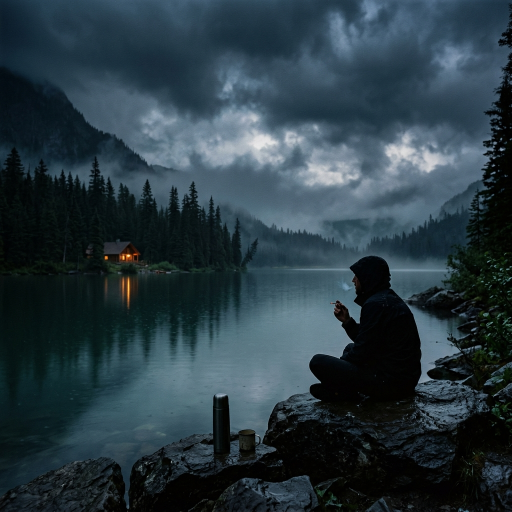
#> input picture assets/images/lake_guy.png, 1024 x 1024 px, found by its file name (shown at 1/2 size)
$ python find_exact_butt.py
#> lines starting #> are read from the running program, lines starting #| are printed output that depends on the picture
from PIL import Image, ImageDraw

img = Image.open('c:/laragon/www/my_vibe/assets/images/lake_guy.png').convert('RGB')
#> img is the input picture: PIL image 1024x1024 RGB; mean R, G, B 41.6, 58.4, 66.7
w, h = img.size
#> w = 1024; h = 1024

# Let's crop a very tight 60x60 area around the cigarette tip:
# Centered around x = 0.642 (657 px), y = 0.597 (611 px)
cx = 657
cy = 611
crop_w = 40
crop_h = 40

x1, y1 = cx - crop_w, cy - crop_h
x2, y2 = cx + crop_w, cy + crop_h

crop = img.crop((x1, y1, x2, y2))
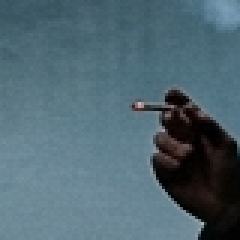
#> crop: PIL image 80x80 RGB (shown 3 times larger); mean R, G, B 79.7, 103.3, 113.9
# Resize 10x for pixel-perfect visualization
scale = 10
large = crop.resize((crop.width * scale, crop.height * scale), Image.NEAREST)
draw = ImageDraw.Draw(large)

# Draw a pixel grid and labels for each pixel in the original image coordinate space
# We will draw a crosshair for every 0.002 in relative coordinates in the region
for rx_int in range(635, 655, 2):
    rx = rx_int / 1000.0
    px = int(w * rx)
    lx = (px - x1) * scale
    if 0 <= lx < large.width:
        draw.line([(lx, 0), (lx, large.height)], fill=(100, 100, 100), width=1)
        draw.text((lx + 2, 5), f"{rx:.3f}", fill=(255, 255, 255))

for ry_int in range(585, 605, 2):
    ry = ry_int / 1000.0
    py = int(h * ry)
    ly = (py - y1) * scale
    if 0 <= ly < large.height:
        draw.line([(0, ly), (large.width, ly)], fill=(100, 100, 100), width=1)
        draw.text((5, ly + 2), f"{ry:.3f}", fill=(255, 255, 255))

# Let's also print out the RGB values of pixels around the cigarette tip to see where the red/orange ember is.
# The ember is reddish/orange, so R should be significantly higher than G and B.
print("Scanning for reddish/orange ember pixels in original image:")
for y_px in range(cy - 25, cy + 5):
    for x_px in range(cx - 25, cx + 10):
        r, g, b = img.getpixel((x_px, y_px))
        # Ember is red/orange, so R is high, G is medium, B is low
        # Let's check for pixels where R > 100 and R - G > 30 and R - B > 40
        if r > 100 and r - g > 20 and r - b > 35:
            print(f"Ember candidate at pixel x={x_px} ({x_px/w:.4f}), y={y_px} ({y_px/h:.4f}): RGB=({r},{g},{b})")

# Let's save the high-res pixel grid
dest_path = 'C:/Users/LENOVO/.gemini/antigravity-ide/brain/70d14234-39af-44f8-a996-b4b7f4ef5622/pixel_perfect_butt.png'
large.save(dest_path)
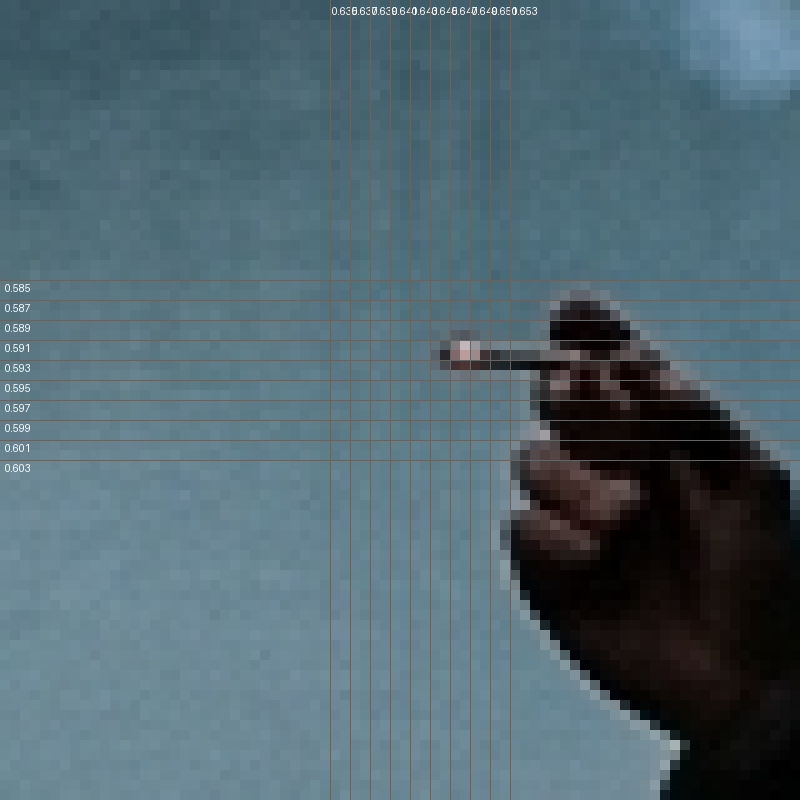
#> saved as pixel_perfect_butt.png: PIL image 800x800 RGB; mean R, G, B 80.4, 103.3, 113.6
print(f"\nSaved pixel-perfect grid to {dest_path}")

$ run again, with assets/images/rainy_forest.jpg saved as assets/images/lake_guy.png
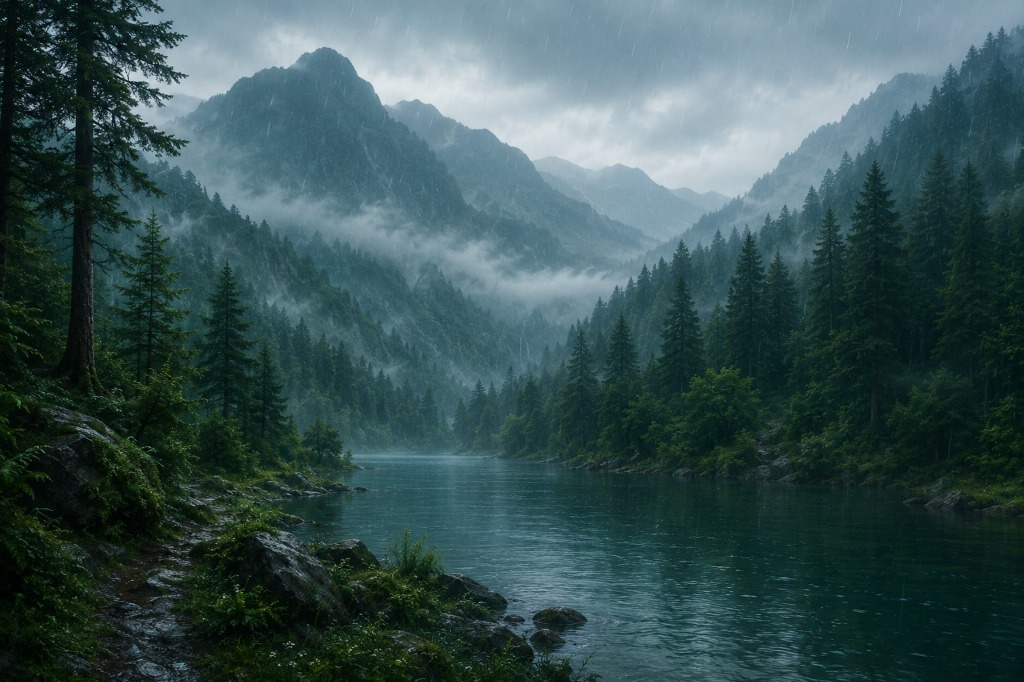
#> input picture assets/images/rainy_forest.jpg, 1024 x 682 px, found by its file name
#> img is the input picture: PIL image 1024x682 RGB; mean R, G, B 56.5, 82.1, 83.3
#> `crop = img.crop((x1, y1, x2, y2))`:
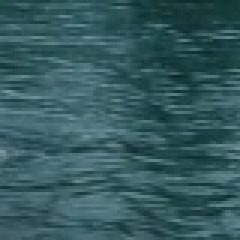
#> crop: PIL image 80x80 RGB (shown 3 times larger); mean R, G, B 51.9, 89.1, 93.5
#> `large.save(dest_path)`:
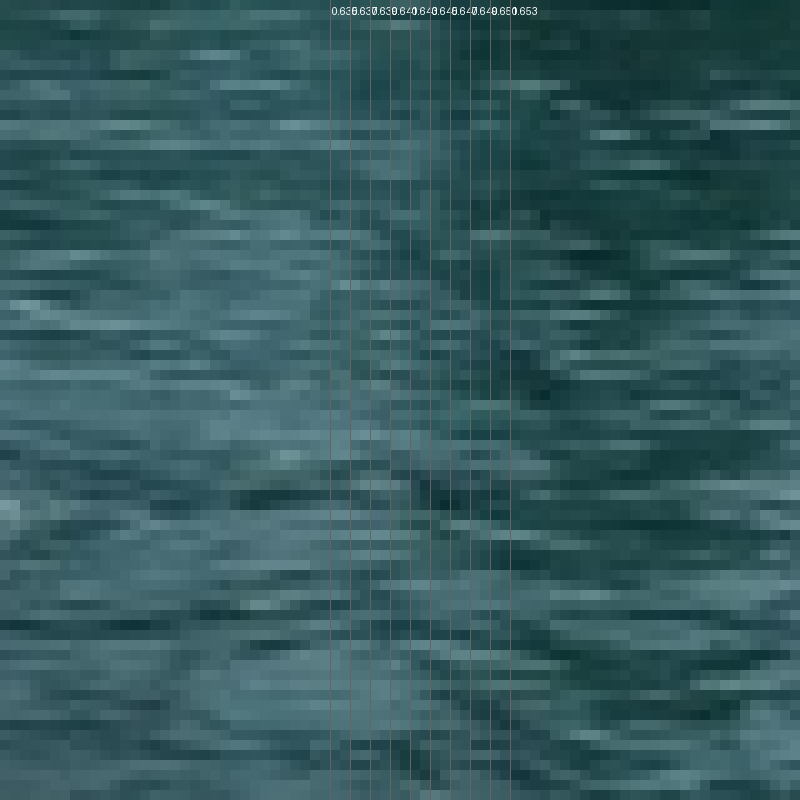
#> saved as pixel_perfect_butt.png: PIL image 800x800 RGB; mean R, G, B 52.7, 89.4, 93.8
